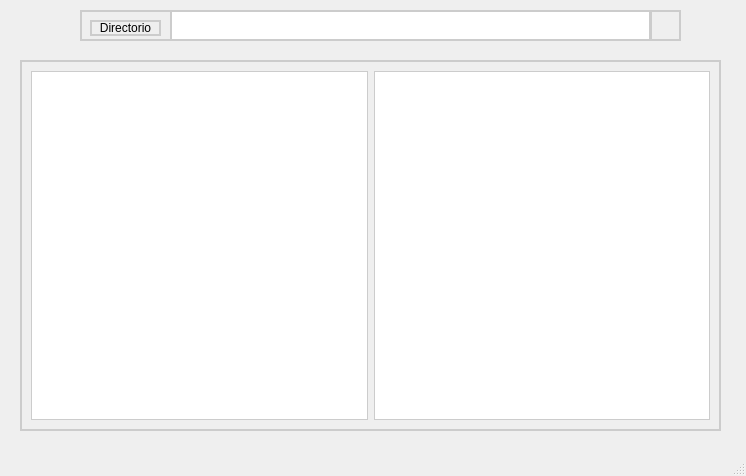
<?xml version="1.0" encoding="UTF-8"?>
<ui version="4.0">
 <class>MainWindow</class>
 <widget class="QMainWindow" name="MainWindow">
  <property name="geometry">
   <rect>
    <x>0</x>
    <y>0</y>
    <width>746</width>
    <height>476</height>
   </rect>
  </property>
  <property name="minimumSize">
   <size>
    <width>0</width>
    <height>0</height>
   </size>
  </property>
  <property name="windowTitle">
   <string>Buscar Directorios...</string>
  </property>
  <property name="windowIcon">
   <iconset>
    <normaloff>../Downloads/buscar(1).png</normaloff>../Downloads/buscar(1).png</iconset>
  </property>
  <property name="styleSheet">
   <string notr="true"/>
  </property>
  <property name="animated">
   <bool>true</bool>
  </property>
  <widget class="QWidget" name="centralwidget">
   <widget class="QWidget" name="widget" native="true">
    <property name="geometry">
     <rect>
      <x>70</x>
      <y>0</y>
      <width>621</width>
      <height>51</height>
     </rect>
    </property>
    <property name="layoutDirection">
     <enum>Qt::LeftToRight</enum>
    </property>
    <widget class="QFrame" name="frame">
     <property name="geometry">
      <rect>
       <x>10</x>
       <y>10</y>
       <width>601</width>
       <height>31</height>
      </rect>
     </property>
     <property name="autoFillBackground">
      <bool>false</bool>
     </property>
     <property name="styleSheet">
      <string notr="true">border: 2px solid #cccccc;</string>
     </property>
     <property name="frameShape">
      <enum>QFrame::StyledPanel</enum>
     </property>
     <property name="frameShadow">
      <enum>QFrame::Raised</enum>
     </property>
     <property name="lineWidth">
      <number>3</number>
     </property>
     <widget class="QLineEdit" name="lineEdit">
      <property name="geometry">
       <rect>
        <x>90</x>
        <y>0</y>
        <width>481</width>
        <height>31</height>
       </rect>
      </property>
      <property name="styleSheet">
       <string notr="true"/>
      </property>
      <property name="readOnly">
       <bool>true</bool>
      </property>
     </widget>
     <widget class="QPushButton" name="pushButton">
      <property name="geometry">
       <rect>
        <x>570</x>
        <y>0</y>
        <width>31</width>
        <height>31</height>
       </rect>
      </property>
      <property name="styleSheet">
       <string notr="true">

</string>
      </property>
      <property name="text">
       <string/>
      </property>
      <property name="icon">
       <iconset>
        <normaloff>../Downloads/buscar(1).png</normaloff>../Downloads/buscar(1).png</iconset>
      </property>
      <property name="iconSize">
       <size>
        <width>25</width>
        <height>40</height>
       </size>
      </property>
      <property name="checkable">
       <bool>false</bool>
      </property>
      <property name="autoDefault">
       <bool>false</bool>
      </property>
      <property name="default">
       <bool>true</bool>
      </property>
      <property name="flat">
       <bool>true</bool>
      </property>
     </widget>
     <widget class="QLabel" name="label">
      <property name="geometry">
       <rect>
        <x>10</x>
        <y>10</y>
        <width>71</width>
        <height>16</height>
       </rect>
      </property>
      <property name="layoutDirection">
       <enum>Qt::LeftToRight</enum>
      </property>
      <property name="styleSheet">
       <string notr="true">color:black;</string>
      </property>
      <property name="text">
       <string>Directorio</string>
      </property>
      <property name="alignment">
       <set>Qt::AlignCenter</set>
      </property>
     </widget>
    </widget>
   </widget>
   <widget class="QFrame" name="frame_2">
    <property name="geometry">
     <rect>
      <x>20</x>
      <y>60</y>
      <width>701</width>
      <height>371</height>
     </rect>
    </property>
    <property name="palette">
     <palette>
      <active>
       <colorrole role="Highlight">
        <brush brushstyle="SolidPattern">
         <color alpha="255">
          <red>0</red>
          <green>129</green>
          <blue>227</blue>
         </color>
        </brush>
       </colorrole>
      </active>
      <inactive>
       <colorrole role="Highlight">
        <brush brushstyle="SolidPattern">
         <color alpha="170">
          <red>31</red>
          <green>117</green>
          <blue>204</blue>
         </color>
        </brush>
       </colorrole>
      </inactive>
      <disabled>
       <colorrole role="Highlight">
        <brush brushstyle="SolidPattern">
         <color alpha="170">
          <red>31</red>
          <green>117</green>
          <blue>204</blue>
         </color>
        </brush>
       </colorrole>
      </disabled>
     </palette>
    </property>
    <property name="styleSheet">
     <string notr="true">border: 2px solid #cccccc;</string>
    </property>
    <property name="frameShape">
     <enum>QFrame::StyledPanel</enum>
    </property>
    <property name="frameShadow">
     <enum>QFrame::Raised</enum>
    </property>
    <layout class="QHBoxLayout" name="horizontalLayout">
     <item>
      <widget class="QTreeView" name="treeView">
       <property name="styleSheet">
        <string notr="true">border: 1px solid #cccccc;</string>
       </property>
      </widget>
     </item>
     <item>
      <widget class="QPlainTextEdit" name="plainTextEdit">
       <property name="font">
        <font/>
       </property>
       <property name="styleSheet">
        <string notr="true">
border: 1px solid #cccccc;</string>
       </property>
      </widget>
     </item>
    </layout>
   </widget>
  </widget>
  <widget class="QMenuBar" name="menubar">
   <property name="geometry">
    <rect>
     <x>0</x>
     <y>0</y>
     <width>746</width>
     <height>21</height>
    </rect>
   </property>
  </widget>
  <widget class="QStatusBar" name="statusbar"/>
 </widget>
 <resources/>
 <connections/>
</ui>
